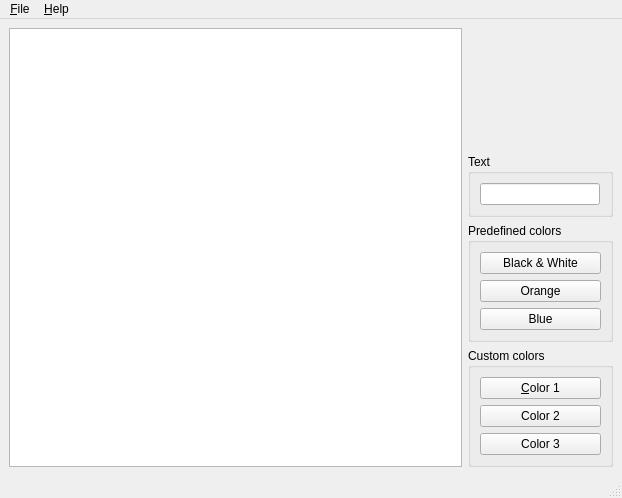
<ui version="4.0" >
 <class>MainWindow</class>
 <widget class="QMainWindow" name="MainWindow" >
  <property name="geometry" >
   <rect>
    <x>0</x>
    <y>0</y>
    <width>622</width>
    <height>498</height>
   </rect>
  </property>
  <property name="windowTitle" >
   <string>QMmPaper</string>
  </property>
  <widget class="QWidget" name="centralwidget" >
   <layout class="QHBoxLayout" >
    <item>
     <widget class="QGraphicsView" name="graphicsView" />
    </item>
    <item>
     <layout class="QVBoxLayout" >
      <item>
       <spacer>
        <property name="orientation" >
         <enum>Qt::Vertical</enum>
        </property>
        <property name="sizeHint" >
         <size>
          <width>145</width>
          <height>101</height>
         </size>
        </property>
       </spacer>
      </item>
      <item>
       <widget class="QGroupBox" name="groupBox_3" >
        <property name="title" >
         <string>Text</string>
        </property>
        <layout class="QGridLayout" >
         <item row="0" column="0" >
          <widget class="QLineEdit" name="text" >
           <property name="sizePolicy" >
            <sizepolicy vsizetype="Fixed" hsizetype="Fixed" >
             <horstretch>0</horstretch>
             <verstretch>0</verstretch>
            </sizepolicy>
           </property>
           <property name="maximumSize" >
            <size>
             <width>120</width>
             <height>16777215</height>
            </size>
           </property>
          </widget>
         </item>
        </layout>
       </widget>
      </item>
      <item>
       <widget class="QGroupBox" name="groupBox_2" >
        <property name="title" >
         <string>Predefined colors</string>
        </property>
        <layout class="QVBoxLayout" >
         <item>
          <widget class="QPushButton" name="predefined1button" >
           <property name="text" >
            <string>Black &amp;&amp; White</string>
           </property>
          </widget>
         </item>
         <item>
          <widget class="QPushButton" name="predefined2button" >
           <property name="text" >
            <string>Orange</string>
           </property>
          </widget>
         </item>
         <item>
          <widget class="QPushButton" name="predefined3button" >
           <property name="text" >
            <string>Blue</string>
           </property>
          </widget>
         </item>
        </layout>
       </widget>
      </item>
      <item>
       <widget class="QGroupBox" name="groupBox" >
        <property name="sizePolicy" >
         <sizepolicy vsizetype="Preferred" hsizetype="Minimum" >
          <horstretch>0</horstretch>
          <verstretch>0</verstretch>
         </sizepolicy>
        </property>
        <property name="title" >
         <string>Custom colors</string>
        </property>
        <layout class="QVBoxLayout" >
         <item>
          <widget class="QPushButton" name="color1button" >
           <property name="text" >
            <string>&amp;Color 1</string>
           </property>
          </widget>
         </item>
         <item>
          <widget class="QPushButton" name="color2button" >
           <property name="text" >
            <string>Color 2</string>
           </property>
          </widget>
         </item>
         <item>
          <widget class="QPushButton" name="color3button" >
           <property name="text" >
            <string>Color 3</string>
           </property>
          </widget>
         </item>
        </layout>
       </widget>
      </item>
     </layout>
    </item>
   </layout>
  </widget>
  <widget class="QMenuBar" name="menubar" >
   <property name="geometry" >
    <rect>
     <x>0</x>
     <y>0</y>
     <width>622</width>
     <height>22</height>
    </rect>
   </property>
   <widget class="QMenu" name="menu_File" >
    <property name="title" >
     <string>&amp;File</string>
    </property>
    <addaction name="menuPrint" />
    <addaction name="menuPrintSettings" />
    <addaction name="menuExit" />
   </widget>
   <widget class="QMenu" name="menu_Help" >
    <property name="title" >
     <string>&amp;Help</string>
    </property>
    <addaction name="about" />
   </widget>
   <addaction name="menu_File" />
   <addaction name="menu_Help" />
  </widget>
  <widget class="QStatusBar" name="statusbar" />
  <action name="menuExit" >
   <property name="text" >
    <string>&amp;Exit</string>
   </property>
  </action>
  <action name="menuPrint" >
   <property name="text" >
    <string>&amp;Print</string>
   </property>
  </action>
  <action name="menuPrintSettings" >
   <property name="text" >
    <string>&amp;Print settings...</string>
   </property>
  </action>
  <action name="about" >
   <property name="text" >
    <string>&amp;About ...</string>
   </property>
  </action>
 </widget>
 <resources/>
 <connections/>
</ui>
